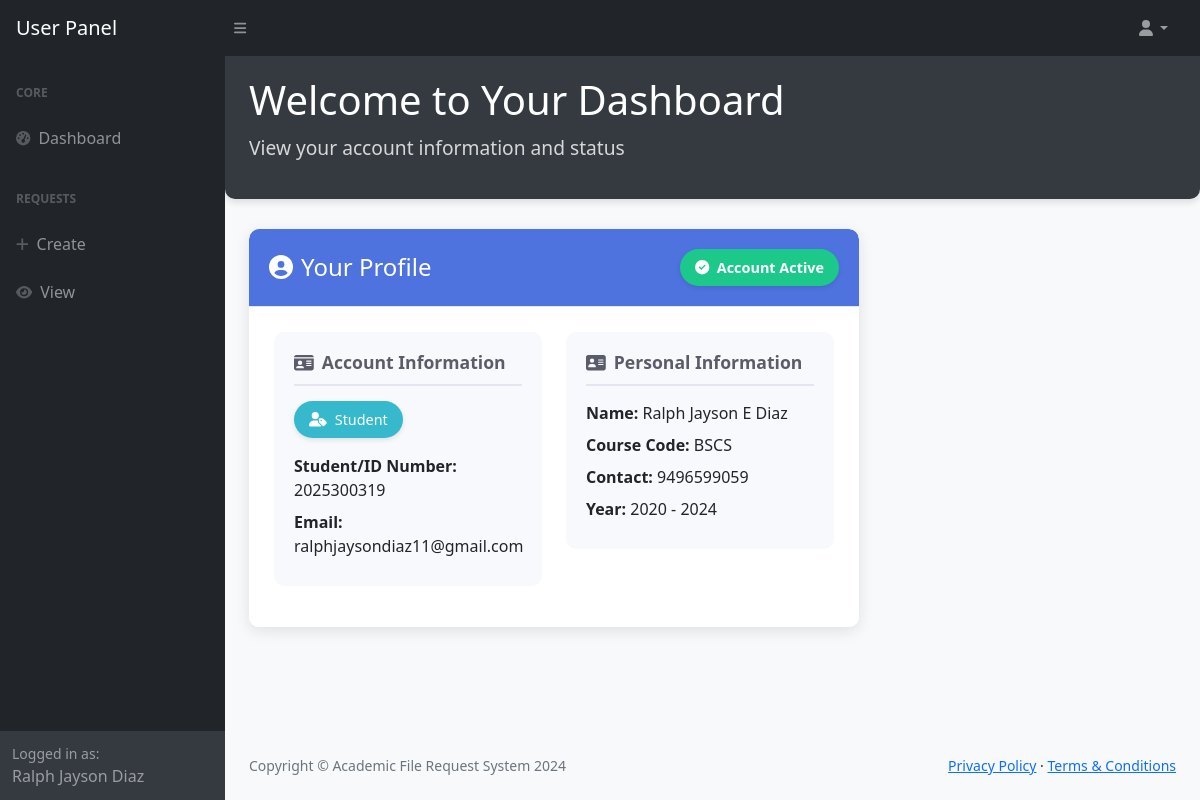
/user/dashboard/ (signed in), run on the app's committed database.
### onlinerequest/models.py (models this page shows, shortened)
class Record(models.Model):
    user_number = models.CharField(max_length=10)
    first_name = models.CharField(max_length=64)
    last_name = models.CharField(max_length=64)
    course_code = models.CharField(max_length=5)
    middle_name = models.CharField(max_length=64, default='De Guz Man')
    contact_no = models.IntegerField(default='09667614313')
    entry_year_from = models.IntegerField()
    entry_year_to = models.IntegerField()

class User(AbstractBaseUser):
      USER_TYPE_CHOICES = (
        (0, 'unspecified'),
        (1, 'student'),
        (2, 'faculty'),  # Changed from 'teacher' to 'faculty'
        (3, 'alumni'),
        (5, 'admin'),
        (6, 'guest'),
        (7, 'authorized person'),  # Added new option
      )
      student_number = models.CharField(max_length=64, unique=True)
      email = models.EmailField(max_length=254, unique=True)
      password = models.CharField(max_length=256)
      is_active = models.BooleanField(default=False)
      user_type = models.PositiveSmallIntegerField(choices = USER_TYPE_CHOICES, default = 0)  # Default to unspecified
      USERNAME_FIELD = 'email'
      REQUIRED_FIELDS = ['student_number']
      def get_user_type_display(self):
          return dict(self.USER_TYPE_CHOICES).get(self.user_type, 'Unknown')

### onlinerequest/views/views.py (the view)
# urls.py: path('user/dashboard/', views.user_dashboard, name='user_dashboard'),
def user_dashboard(request):
    return render (request, "user/dashboard.html")

### onlinerequest/context_processors.py (called while the page is built)
def user_record(request):
    if request.user.is_authenticated:
        try:
            user_record = Record.objects.get(user_number=request.user.student_number)
            return {'user_record': user_record}
        except Record.DoesNotExist:
            return {'user_record': None}
    return {'user_record': None}

def request_forms(request):
    request_forms = Request.objects.all()
    return {'request_forms': request_forms}

def user_profile(request):
    if request.user.is_authenticated:
        try:
            profile = Profile.objects.get(user=request.user)
            return {'user_profile': profile}
        except Profile.DoesNotExist:
            return {'user_profile': None}
    return {'user_profile': None}

def user_requests(request):
    if request.user.is_authenticated:
        from onlinerequest.models import User_Request
        user_requests = User_Request.objects.filter(user=request.user)
        return {'user_requests_global': user_requests}
    return {'user_requests_global': []}

def courses(request):
    all_courses = Course.objects.all()
    return {'all_courses': all_courses}

### onlinerequest/templates/user/dashboard.html (shortened to what this page needs)
{% load static %}
<!DOCTYPE html>
<html lang="en">
    <head>
        {% include 'header.html' %}
    </head>
    <body class="sb-nav-fixed">
          {% include 'user/user-topnav.html' %}
          <div id="layoutSidenav">
              {% include 'user/user-sidenav.html' %}
              <div id="layoutSidenav_content">
                  <main>
                      <div class="dashboard-header">
                          <div class="container-fluid px-4">
                              <h1 class="dashboard-title">Welcome to Your Dashboard</h1>
                              <p class="dashboard-subtitle">View your account information and status</p>
                          </div>
                    </div>
                    <div class="container-fluid px-4">
                        <div class="row">
                            <div class="col-xl-8 col-lg-10">
                                <div class="profile-card mb-4">
                                    <div class="profile-header d-flex justify-content-between align-items-center">
                                        <h4 class="m-0"><i class="fas fa-user-circle me-2"></i>Your Profile</h4>
                                        <span class="status-badge {% if request.user.is_active %}status-active{% else %}status-pending{% endif %}">
                                            {% if request.user.is_active %}
                                                <i class="fas fa-check-circle me-1"></i> Account Active
                                            {% else %}
                                                <i class="fas fa-clock me-1"></i> Pending Approval
                                            {% endif %}
                                        </span>
                                    </div>
                                    <div class="profile-content">
                                        <div class="row">
                                            <div class="col-md-6">
                                                <div class="info-section mb-3">
                                                    <h5 class="info-title"><i class="fas fa-id-card me-2"></i>Account Information</h5>
                                                    <div class="mb-3">
                                                        <span class="user-type-badge">
                                                            <i class="fas fa-user-tag me-1"></i> {{ request.user.get_user_type_display|title }}
                                                        </span>
                                                    </div>
                                                    <p class="mb-2"><strong>Student/ID Number:</strong> {{ request.user.student_number }}</p>
                                                    <p class="mb-2"><strong>Email:</strong> {{ request.user.email }}</p>
                                                </div>
                                            </div>
                                            <div class="col-md-6">
                                                <div class="info-section mb-3">
                                                    <h5 class="info-title"><i class="fas fa-address-card me-2"></i>Personal Information</h5>
                                                    {% if user_record %}
                                                        <p class="mb-2"><strong>Name:</strong> {{ user_record.first_name }} {{ user_record.middle_name }} {{ user_record.last_name }}</p>
                                                        <p class="mb-2"><strong>Course Code:</strong> {{ user_record.course_code }}</p>
                                                        <p class="mb-2"><strong>Contact:</strong> {{ user_record.contact_no }}</p>
                                                        <p class="mb-2"><strong>Year:</strong> {{ user_record.entry_year_from }} - {{ user_record.entry_year_to }}</p>
                                                    {% else %}
                                                        <p class="text-muted"><i class="fas fa-info-circle me-2"></i>Profile information will be available after account approval.</p>
                                                    {% endif %}
                                                </div>
                                            </div>
                                        </div>
                                    </div>
                                </div>
                            </div>
                        </div>
                    </div>
                </main>
                <footer class="py-4 bg-light mt-auto">
                    <div class="container-fluid px-4">
                        <div class="d-flex align-items-center justify-content-between small">
                            <div class="text-muted">Copyright © Academic File Request System 2024</div>
                            <div>
                                <a href="#">Privacy Policy</a>
                                ·
                                <a href="#">Terms & Conditions</a>
                            </div>
                        </div>
                    </div>
                </footer>
            </div>
        </div>
    </body>
</html>

### onlinerequest/templates/user/user-sidenav.html (shortened to what this page needs)
<div id="layoutSidenav_nav">
    <nav class="sb-sidenav accordion sb-sidenav-dark" id="sidenavAccordion">
        <div class="sb-sidenav-menu">
            <div class="nav">
                <div class="sb-sidenav-menu-heading">Core</div>
                <a class="nav-link" href="/user/dashboard/">
                    <div class="sb-nav-link-icon"><i class="fas fa-tachometer-alt"></i></div>
                    Dashboard
                </a>
                <div class="sb-sidenav-menu-heading">Requests</div>
                <a class="nav-link" href="/request/">
                    <div class="sb-nav-link-icon"><i class="fas fa-plus"></i></div>
                    Create
                </a>
                <a class="nav-link" href="/request/user/">
                    <div class="sb-nav-link-icon"><i class="fas fa-eye"></i></div>
                    View
                </a>
            </div>
        </div>
        <div class="sb-sidenav-footer">
            <div class="small">Logged in as:</div>
            {{ user_record.first_name|default:'Username' }} {{ user_record.last_name|default:'' }}
        </div>
    </nav>
</div>

### onlinerequest/templates/user/dashboard.html (style rules this page uses)
body { background-color: #f8f9fa; }
.dashboard-header { background-color: #343a40; color: white; padding: 20px 0; margin-bottom: 30px; border-radius: 0 0 10px 10px; box-shadow: 0 4px 6px rgba(0, 0, 0, 0.1); }
.dashboard-title { font-size: 2.5rem; margin-bottom: 10px; }
.dashboard-subtitle { font-size: 1.2rem; opacity: 0.8; }
.profile-card { border-radius: 10px; box-shadow: 0 4px 15px rgba(0, 0, 0, 0.1); border: none; overflow: hidden; margin-bottom: 30px; background-color: #ffffff; }
.profile-header { background-color: #4e73df; color: white; border-bottom: 1px solid #e3e6f0; border-radius: 10px 10px 0 0; padding: 20px; }
.profile-content { padding: 25px; background-color: #ffffff; }
.status-badge { padding: 8px 15px; border-radius: 20px; font-size: 0.9rem; font-weight: 600; box-shadow: 0 2px 5px rgba(0, 0, 0, 0.1); }
.status-active { background-color: #1cc88a; color: white; }
.user-type-badge { display: inline-block; padding: 8px 15px; border-radius: 20px; font-size: 0.9rem; background-color: #36b9cc; color: white; margin-right: 10px; box-shadow: 0 2px 5px rgba(0, 0, 0, 0.1); }
.info-section { background-color: #f8f9fc; border-radius: 10px; padding: 20px; margin-bottom: 20px; }
.info-title { color: #5a5c69; font-size: 1.1rem; font-weight: 700; border-bottom: 2px solid #e3e6f0; padding-bottom: 10px; margin-bottom: 15px; }

### data on the page
Record: first_name "Ralph Jayson", last_name "Diaz", middle_name "E", course_code "BSCS", contact_no "9496599059", entry_year_from "2020", entry_year_to "2024"
User: user.user_type "Student", user.student_number "2025300319", user.email "ralphjaysondiaz11@gmail.com"
